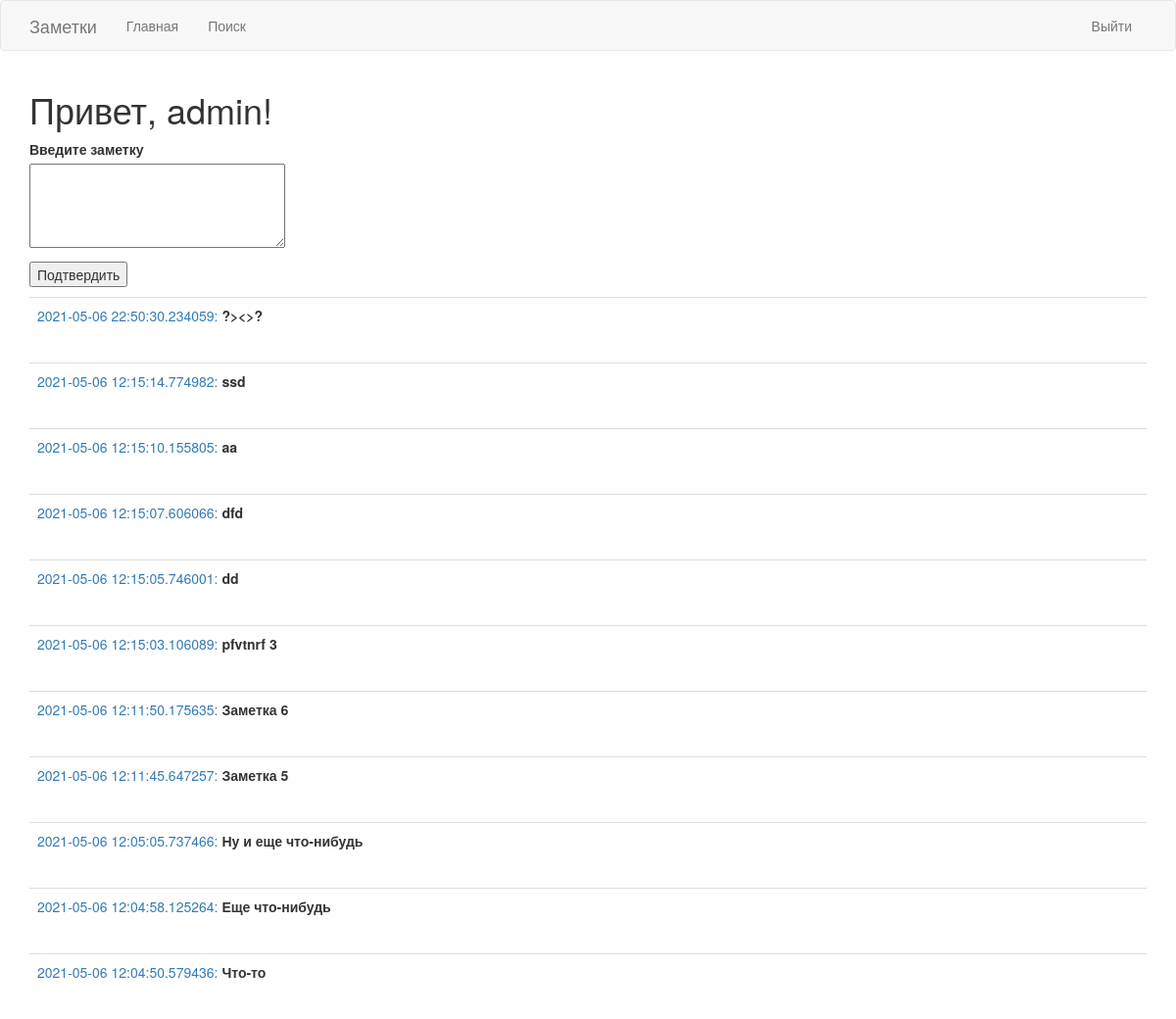
The app's page /index (signed in) with its own data.
### app/models.py (models this page shows, shortened)
class User(UserMixin, db.Model):
    id = db.Column(db.Integer, primary_key=True)
    username = db.Column(db.String(64), index=True, unique=True)
    email = db.Column(db.String(120), index=True, unique=True)
    password_hash = db.Column(db.String(128))
    posts = db.relationship('Post', backref='author', lazy='dynamic')
    def my_posts(self):
        return Post.query.filter_by(user_id=self.id).order_by(Post.timestamp.desc())

class Post(db.Model):
    id = db.Column(db.Integer, primary_key=True)
    body = db.Column(db.String(140))
    timestamp = db.Column(db.DateTime, index=True, default=datetime.now)
    user_id = db.Column(db.Integer, db.ForeignKey('user.id'))

### app/routes.py (the view)
@app.route('/', methods=['GET', 'POST'])
@app.route('/index', methods=['GET', 'POST'])
@login_required
def index():
    form = PostForm()
    if form.validate_on_submit():
        post = Post(body=form.post.data, author=current_user)
        db.session.add(post)
        db.session.commit()
        flash('Опубликовано')
        return redirect(url_for('index'))
    page = request.args.get('page', 1, type=int)
    posts = current_user.my_posts().paginate(page, app.config['POSTS_PER_PAGE'], False)
    next_url = url_for('index', page=posts.next_num) \
        if posts.has_next else None
    prev_url = url_for('index', page=posts.prev_num) \
        if posts.has_prev else None
    return render_template('index.html', title='Главная', form=form, posts=posts.items, next_url=next_url,
                           prev_url=prev_url)

### app/forms.py
class PostForm(FlaskForm):
    post = TextAreaField('Введите заметку', validators=[DataRequired(), Length(min=1, max=200)])
    submit = SubmitField('Подтвердить')

### app/models.py (called while the page is built)
@login.user_loader
def load_user(id):
    return User.query.get(int(id))

### app/templates/index.html (shortened to what this page needs)
{% extends "base.html" %}
{% block app_content %}
    <h1>Привет, {{ current_user.username }}!</h1>
    <form action="" method="post">
        <p>
            {{ form.post.label }}<br>
            {{ form.post(cols=32, rows=4) }}<br>
        </p>
        <p>{{ form.submit() }}</p>
    </form>
    {% for post in posts %}
<table class="table table-hover">
    <tr>
       <td> {% if current_user.username == post.author.username %}
           <div><p><a href="{{ url_for('post', id=post.id) }}">{{ post.timestamp}}:</a>
            <b>{{ post.body }}</b></p></div>
        {% endif %}</td></tr>
        </table>
    {% endfor %}
{% endblock %}

### app/templates/base.html (shortened to what this page needs)
{% extends 'bootstrap/base.html' %}
{% block navbar %}
    <nav class="navbar navbar-default">
        <div class="container">
            <div class="navbar-header">
                <div class="navbar-brand">Заметки</div>
            </div>
            <div class="collapse navbar-collapse" id="bs-example-navbar-collapse-1">
                <ul class="nav navbar-nav">
                    <li><a href="{{ url_for('index') }}">Главная</a></li>
                    <li><a href="{{ url_for('search') }}">Поиск</a></li>
                </ul>
                <ul class="nav navbar-nav navbar-right">
                    {% if current_user.is_anonymous %}
                    <li><a href="{{ url_for('login') }}">Войти</a></li>
                    {% else %}
                    <li><a href="{{ url_for('logout') }}">Выйти</a></li>
                    {% endif %}
                </ul>
            </div>
        </div>
    </nav>
{% endblock %}
{% block content %}
    <div class="container">
        {% block app_content %}{% endblock %}
    </div>
{% endblock %}

### records on screen
User: username "admin"
Post: timestamp "2021-05-06 22:50:30.234059", body "?><>?"
Post: timestamp "2021-05-06 12:15:14.774982", body "ssd"
Post: timestamp "2021-05-06 12:15:10.155805", body "aa"
Post: timestamp "2021-05-06 12:15:07.606066", body "dfd"
Post: timestamp "2021-05-06 12:15:05.746001", body "dd"
Post: timestamp "2021-05-06 12:15:03.106089", body "pfvtnrf 3"
Post: timestamp "2021-05-06 12:11:50.175635", body "Заметка 6"
Post: timestamp "2021-05-06 12:11:45.647257", body "Заметка 5"
Post: timestamp "2021-05-06 12:05:05.737466", body "Ну и еще что-нибудь"
Post: timestamp "2021-05-06 12:04:58.125264", body "Еще что-нибудь"
Post: timestamp "2021-05-06 12:04:50.579436", body "Что-то"
